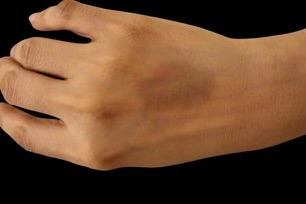
#> input picture vein.jpg, 306 x 204 px, found by its file name
$ python 'identified injection 1.py'
#> lines starting #> are read from the running program, lines starting #| are printed output that depends on the picture; after the words box and inside, x2 and y2 are one past the last pixel; in counts of white or black regions, pixels touching at a corner belong together
# Import required libraries for image processing
import cv2
import numpy as np
from matplotlib import pyplot as plt

# Load the image for analysis
image_path = '/mnt/data/vein.jpg'

# Read the image
image = cv2.imread(image_path)
#> image is the input picture: shape (204, 306, 3); mean B, G, R 47.1, 72.9, 107.5

# Convert the image to grayscale for processing
gray_image = cv2.cvtColor(image, cv2.COLOR_BGR2GRAY)
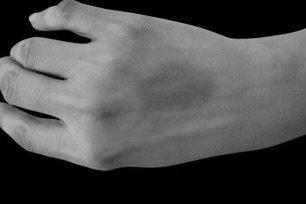
#> gray_image: shape (204, 306); min 0, max 186, mean 80.3

# Apply contrast enhancement using histogram equalization
equalized_image = cv2.equalizeHist(gray_image)
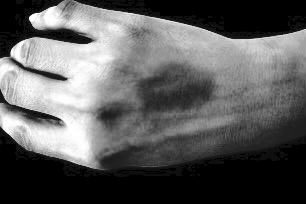
#> equalized_image: shape (204, 306); min 0, max 255, mean 92.8

# Use a threshold to detect veins
_, thresh_image = cv2.threshold(equalized_image, 50, 255, cv2.THRESH_BINARY_INV)
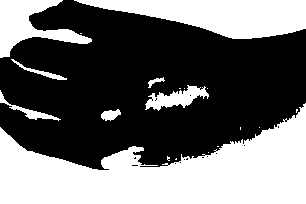
#> thresh_image: shape (204, 306); 42% white; 19 white regions (11 under 20 px)

# Find contours of veins in the image
contours, _ = cv2.findContours(thresh_image, cv2.RETR_EXTERNAL, cv2.CHAIN_APPROX_SIMPLE)
#> contours = 19 contours, 11 with area under 20; largest, box (x1, y1, x2, y2) and area: (0, 103, 306, 204) 16376, (74, 0, 306, 39) 5266, (0, 0, 92, 58) 2140, (145, 85, 209, 111) 683, (0, 90, 61, 121) 244, (11, 59, 67, 80) 144, (101, 109, 121, 121) 132, (148, 77, 165, 88) 48

# Draw contours to visualize veins
vein_map = image.copy()
cv2.drawContours(vein_map, contours, -1, (0, 255, 0), 2)
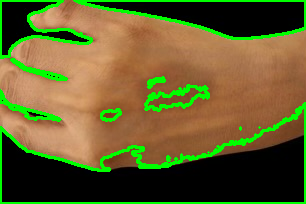
#> vein_map: shape (204, 306, 3); 10.6% of pixels changed, all inside (x1, y1, x2, y2) = (0, 0, 306, 204)

# Find the (assumed unsuitable vein) for injection point
def find_unsuitable_vein(contours):
    min_contour = min(contours, key=cv2.contourArea)
#> min_contour = [[208, 152]]
    M = cv2.moments(min_contour)
#> M = moments, m00 0
    if M["m00"] != 0:
        cx = int(M["m10"] / M["m00"])
        cy = int(M["m01"] / M["m00"])
        return (cx, cy)
    return None

# Find the unsuitable vein
unsuitable_vein = find_unsuitable_vein(contours)

# Highlight the unsuitable vein in the image
if unsuitable_vein:
    cv2.circle(vein_map, unsuitable_vein, 8, (0, 0, 255), -1)

# Display the processed result
plt.figure(figsize=(8, 6))
plt.imshow(cv2.cvtColor(vein_map, cv2.COLOR_BGR2RGB))
plt.title('Processed Image (Unsuitable Vein Highlighted)')
plt.axis('off')
plt.show()

# Return the detected unsuitable vein coordinates
unsuitable_vein

$ run again, with PHOTO-2024-10-24-18-57-39 2.jpeg copied over vein.jpg
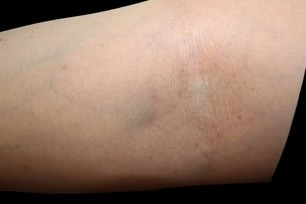
#> input picture PHOTO-2024-10-24-18-57-39 2.jpeg, 306 x 204 px, found by its file name
#> image is the input picture: shape (204, 306, 3); mean B, G, R 105.2, 122, 149.6
#> `_, thresh_image = cv2.threshold(equalized_image, 50, 255, cv2.THRESH_B..`:
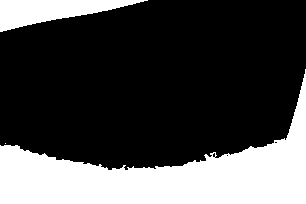
#> thresh_image: shape (204, 306); 28.3% white; 3 white regions (1 under 20 px)
#> contours = 3 contours, 1 with area under 20; largest, box (x1, y1, x2, y2) and area: (0, 69, 306, 204) 14750, (0, 0, 148, 32) 2280
#> `cv2.drawContours(vein_map, contours, -1, (0, 255, 0), 2)`:
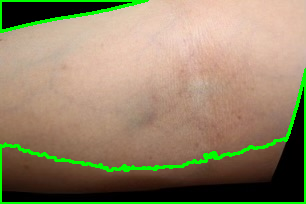
#> vein_map: shape (204, 306, 3); 5.15% of pixels changed, all inside (x1, y1, x2, y2) = (0, 0, 306, 204)
#> min_contour = [[5, 143]]
#> M = moments, m00 0
